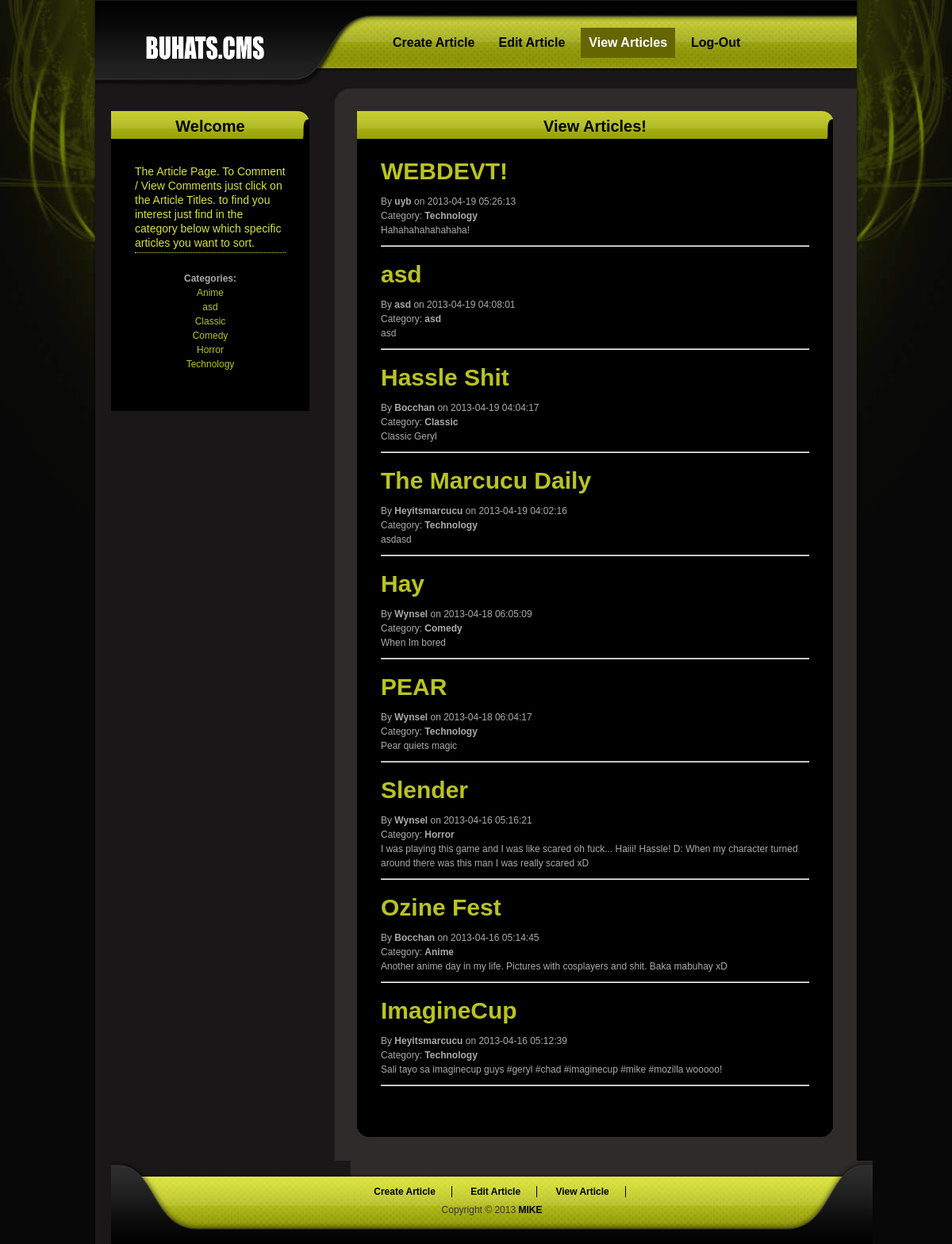
Page /WEBDEVFINAL/view.php on the committed database.
### tables this page shows
CREATE TABLE IF NOT EXISTS `tblarticle` (
  `articleid` int(11) NOT NULL AUTO_INCREMENT,
  `title` varchar(20) NOT NULL,
  `uid` int(11) NOT NULL,
  `category` varchar(20) NOT NULL,
  `article` varchar(300) NOT NULL,
  `datetime` timestamp NOT NULL DEFAULT CURRENT_TIMESTAMP ON UPDATE CURRENT_TIMESTAMP,
  PRIMARY KEY (`articleid`)
);

CREATE TABLE IF NOT EXISTS `users` (
  `uid` int(11) NOT NULL AUTO_INCREMENT,
  `username` varchar(30) DEFAULT NULL,
  `password` varchar(50) DEFAULT NULL,
  `name` varchar(100) DEFAULT NULL,
  `email` varchar(70) DEFAULT NULL,
  PRIMARY KEY (`uid`),
  UNIQUE KEY `username` (`username`),
  UNIQUE KEY `email` (`email`)
);

### WEBDEVFINAL/inc/functions.php (the view, shortened to what this page needs)
<?php
class User
{
	public function view_article()
	{
		$result = mysql_query("SELECT * FROM tblarticle LEFT JOIN users ON tblarticle.uid = users.uid  ORDER BY datetime DESC") or die(mysql_error());
		$num = mysql_numrows($result);
		$i = 0;
		while ($i < $num)
		{
			$articleid = mysql_result($result,$i,"articleid");
			$title = mysql_result($result,$i,"title");
			$username = mysql_result($result,$i,"username");
			$category = mysql_result($result,$i,"category");
			$date = mysql_result($result,$i,"datetime");
			$article = mysql_result($result,$i,"article");
			echo "	<a href=\"comment.php?id=$articleid\"><h1>$title</h1></a><br>";
			echo "	By <strong>$username</strong> on $date<br>";
			echo "	Category: <strong>$category</strong><br>";
			echo "	<p>$article</p>";
			echo "	<hr><br>";
			$i++;
		}
	}
	public function view_category()
	{
		$result = mysql_query("SELECT category FROM tblarticle GROUP BY category") or die(mysql_error());
		$num = mysql_numrows($result);
		$i = 0;
		while ($i < $num)
		{
			$category = mysql_result($result,$i,"category");
			echo "<a href=\"category.php?id=$category\">$category<br></a>";
			$i++;
		}
	}
}
?>

### WEBDEVFINAL/view.php (shortened to what this page needs)
<?php
include_once 'inc/functions.php';
$user = new User();
?>
<!DOCTYPE html PUBLIC "-//W3C//DTD XHTML 1.0 Transitional//EN" "http://www.w3.org/TR/xhtml1/DTD/xhtml1-transitional.dtd">
<html xmlns="http://www.w3.org/1999/xhtml">
<head>
<link href="main.css" rel="stylesheet" type="text/css" />
</head>
<body>
<div id="jayc_container_wrapper">
<div id="jayc_container">
	<div id="jayc_banner">
  <div id="site_title">
            <h1><a href="#"></span></a><a href="#"><img src="images/jayc.png" width="176" height="58" /></a></h1>
      </div>
        <div id="jayc_menu">
            <ul>
                <li><a href="create.php">Create Article</a></li>
                <li><a href="edit.php">Edit Article</a></li>
                <li><a href="view.php" class="current">View Articles</a></li>
                <li><a href="logout.php">Log-Out</a></li>
            </ul>
		</div>
    </div>
    <div id="jayc_content">
        <div id="side_column">
            <div class="side_column_box">
                <h2>Welcome</h2>
                <div class="side_column_box_content">
                    <div class="news_section">
                     <h3>The Article Page. To Comment / View Comments just click on the Article Titles. to find you interest just find in the category below which specific articles you want to sort.</h3>
                     <br>
                     <center>
                     <strong>Categories:<br></strong>
                     <?php $user->view_category();?>
                    </center>
                  </div>
                </div>
            </div>
        </div>
        <div id="main_column">
            <div class="main_column_section">
                <h2>View Articles!</h2>
                <div class="main_column_section_content">
                        <?php
                            $user->view_article();
                        ?>
                  </div>
                <div class="bottom"></div>
            </div>
    </div>
    <div id="jayc_footer">
    <div id="jayc_footer_bar">
        <ul class="footer_menu">
            <li><a href="create.php">Create Article</a></li>
            <li><a href="edit.php">Edit Article</a></li>
            <li><a href="view.php">View Article</a></li>
        </ul>
        Copyright © 2013 <a href="#">MIKE</a></div>
    </div>
</div>
</div>
</body>
</html>

### WEBDEVFINAL/main.css (style rules this page uses)
body { margin: 0; padding: 0; line-height: 1.5em; font-family: Arial, Helvetica, sans-serif; font-size: 12px; color: #AAAAAA; background: #080808; }
a:link, a:visited { color: #B9C322; text-decoration: none; font-weight: normal; }
p { margin: 0px; padding: 0px; }
img { margin: 0px; padding: 0px; border: none; }
h1 { margin: 0px; padding: 2px 0; font-size: 30px; font-weight: bold; }
h2 { position: relative; height: 25px; margin: 0px; padding: 10px 0 0 0; font-size: 20px; font-weight: bold; text-align: center; color: #000000; }
h3 { margin: 0 0 5px 0; padding: 2px 0 3px 0; font-size: 14px; font-weight: normal; color: #d7e13d; border-bottom: 1px dotted #d7e13d; }
#jayc_container_wrapper { width:100%; margin: 0 auto; background: url(images/jayc_body_bg.jpg) center top no-repeat; }
#jayc_container { width: 960px; padding: 0 5px; margin: 0 auto; background: url(images/jayc_container_bg.png) center repeat-y; }
#jayc_banner { width: 950px; height: 110px; padding: 0 30px 0 20px; background: url(images/jayc_banner.jpg) no-repeat; }
#jayc_banner #site_title { float: left; width: 250px; margin: 30px 0 0 30px; }
#site_title h1 a { margin: 0px; padding: 0px; font-size: 28px; color: #ccd718; font-weight: bold; text-decoration: none; }
#jayc_menu { float: right; width: 600px; padding: 0 10px; background: url(images/jayc_menu_bg.jpg) no-repeat; }
#jayc_menu ul { overflow: hidden; padding: 35px 0 0 0; margin: 0px auto; list-style: none; }
#jayc_menu ul li { padding: 0px; margin: 0px; display: inline; }
#jayc_menu ul li a { float: left; display: block; margin: 0px 5px; padding: 10px; font-size: 16px; text-align: center; font-weight: bold; text-decoration: none; color: #000000; background: url(images/jayc_menu_right.jpg) right top no-repeat; outline: none; }
#jayc_menu li a:hover, #jayc_menu li .current { color: #ffffff; background: #666600; }
#jayc_content { clear: both; width: 910px; padding: 30px 30px 0 20px; background: url(images/jayc_content_top.jpg) top center no-repeat; }
#side_column { float: left; width: 250px; }
#main_column { float: right; width: 600px; }
.side_column_box { position: relative; margin-bottom: 30px; background: #000000; }
.side_column_box h2 { background: url(images/jayc_h2_right.jpg) right top no-repeat; }
.side_column_box .side_column_box_content { padding: 30px; }
.news_section { clear: both; margin-bottom: 20px; }
.main_column_section { position: relative; margin-bottom: 30px; background: #000000; }
.main_column_section .bottom { position: absolute; bottom: 0px; left: 0px; width: 600px; height: 10px; background: url(images/jayc_main_column_section_bottom.jpg); }
.main_column_section h2 { background: url(images/jayc_h2_right_02.jpg) right top no-repeat; }
.main_column_section .main_column_section_content { padding: 30px; }
.main_column_section_content p { margin-bottom: 10px; }
#jayc_footer { clear: both; width: 780px; height: 75px; padding: 30px 90px 0 90px; text-align: center; color: #3b3838; background: url(images/jayc_footer.jpg) no-repeat; }
#jayc_footer a { font-weight: bold; color: #000000; }
#jayc_footer .footer_menu { margin: 0 0 5px 0; padding: 0px; list-style: none; }
.footer_menu li { margin: 0px; padding: 0 20px; display: inline; border-right: 1px solid #000000; }

### rows in the picture
tblarticle: title "WEBDEVT!", uid.username "uyb", datetime "2013-04-19 05:26:13", category "Technology", article "Hahahahahahahaha!"
tblarticle: title "asd", uid.username "asd", datetime "2013-04-19 04:08:01", category "asd", article "asd"
tblarticle: title "Hassle Shit", uid.username "Bocchan", datetime "2013-04-19 04:04:17", category "Classic", article "Classic Geryl"
tblarticle: title "The Marcucu Daily", uid.username "Heyitsmarcucu", datetime "2013-04-19 04:02:16", category "Technology", article "asdasd"
tblarticle: title "Hay", uid.username "Wynsel", datetime "2013-04-18 06:05:09", category "Comedy", article "When Im bored"
tblarticle: title "PEAR", uid.username "Wynsel", datetime "2013-04-18 06:04:17", category "Technology", article "Pear quiets magic"
tblarticle: title "Slender", uid.username "Wynsel", datetime "2013-04-16 05:16:21", category "Horror", article "I was playing this game and I was like scared oh fuck... Haiii! Hassle! D: When my character turned around there was this man I was really scared xD"
tblarticle: title "Ozine Fest", uid.username "Bocchan", datetime "2013-04-16 05:14:45", category "Anime", article "Another anime day in my life. Pictures with cosplayers and shit. Baka mabuhay xD"
tblarticle: title "ImagineCup", uid.username "Heyitsmarcucu", datetime "2013-04-16 05:12:39", category "Technology", article "Sali tayo sa imaginecup guys #geryl #chad #imaginecup #mike #mozilla wooooo!"

### other values in the picture
$category "Anime"
$category "asd"
$category "Classic"
$category "Comedy"
$category "Horror"
$category "Technology"
